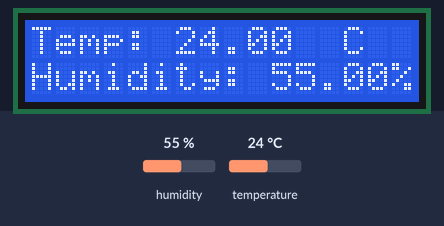
The program below on a simulated Arduino Uno, built with avr-gcc and run on an emulated ATmega328P. Shown: 16×2 character LCD. The inputs (shaded band) are chosen by the test bench; at power-on: humidity 55 %, temperature 24 °C.

Above: at 2.7 s.
2.8 s: humidity set to 22 %
At 5.2 s:
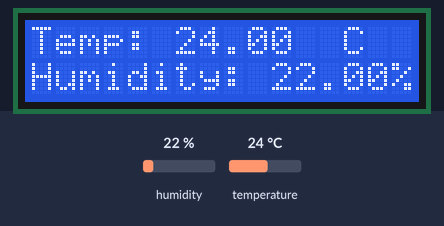
5.8 s: temperature set to 12 °C
At 7.6 s:
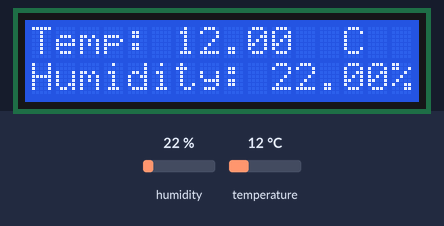
8.8 s: humidity set to 40 %
At 11.1 s:
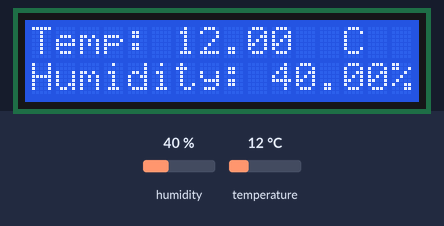
11.8 s: temperature set to 19 °C
At 13.5 s:
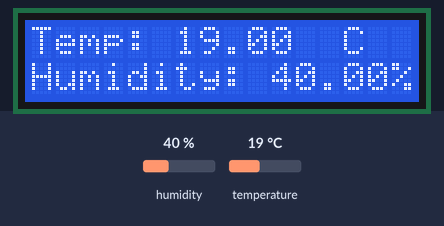
Timing chart, 0 to 15.0 s (numbered marks = the images above; inputs shaded):
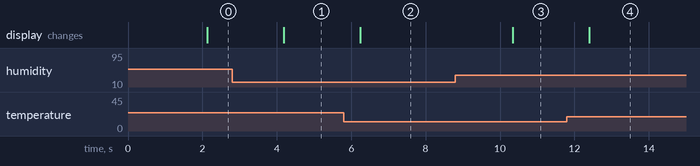

Measured:
- after the input at 2.8 s, the display: changes after 1.4 s (image 1)
- after the input at 5.8 s, the display: changes after 0.44 s (image 2)
- after the input at 8.8 s, the display: changes after 1.5 s (image 3)
- after the input at 11.8 s, the display: changes after 0.61 s (image 4)

The program:

main.cpp
```cpp
/**
 * Connect a DHT11 sensor to pin 2 by following the pinout
 * of 'Circuit Basics' and connect the I2C bus SDA to A4 and SCL to A5.
 * The LCD display will show the temperature and humidity values read from the DHT11 sensor.
 * @author Shloimy Elbaum (https://github.com/shloimy15e)
 */
#include <Wire.h>
#include <LiquidCrystal_I2C.h>
#include <Arduino.h>
#include <DHT.h>

#define DHTPIN 2     // Digital pin connected to the DHT sensor
#define DHTTYPE DHT11   // DHT 11

// Set the LCD address to 0x27 for a 16 chars and 2 line display
LiquidCrystal_I2C lcd(0x27, 16, 2);

DHT dht (DHTPIN, DHTTYPE);

void setup() {
  lcd.init();  // Initialize the LCD
  dht.begin();  // Initialize the DHT sensor
  lcd.backlight();  // Turn on backlight (if supported)
  lcd.setCursor(0, 0);  // Set cursor to first column (0) and first row (0)
  lcd.print("hello");
}

/**
 * Reads temperature and humidity from a DHT11 sensor and displays the values on an LCD.
 * This function is called repeatedly in the main loop of the program.
 * It waits 2 seconds between measurements, reads the temperature and humidity,
 * and displays the values on the LCD. If a sensor reading fails, it displays an error message.
 */
void loop()
{
  // Wait a few seconds between measurements
  delay(2000);

  float temperature = dht.readTemperature(); // Read temperature as Celsius
  float humidity = dht.readHumidity();       // Read humidity (%)

  // Check if any reads failed and exit early (to try again).
  if (isnan(temperature))
  {
    lcd.setCursor(0, 0); // Set cursor to first column (0) and first row (0)
    lcd.print("T Failed!       ");
  }
  else
  {
    lcd.setCursor(0, 0); // Set cursor to first column (0) and first row (0)
    // Display temperature
    lcd.print("Temp: ");
    lcd.print(temperature);
    lcd.print("  C   ");
  }
  if (isnan(humidity))
  {
    lcd.setCursor(0, 1); // Set cursor to first column (0) and second row (1)
    lcd.print("H Failed!       ");
  }
  else
  {
    lcd.setCursor(0, 1); // Set cursor to first column (0) and second row (1)
    lcd.print("Humidity: ");
    lcd.print(humidity);
    lcd.print("%");
  }
}
```
